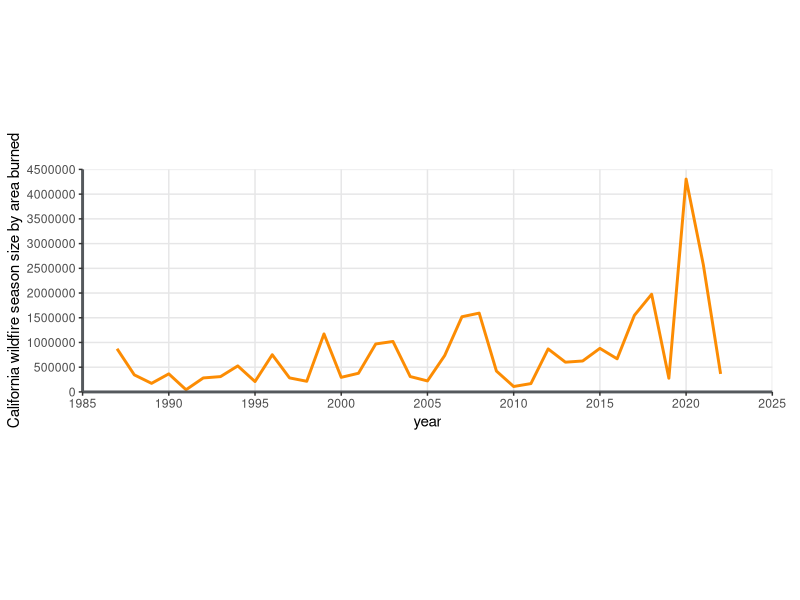
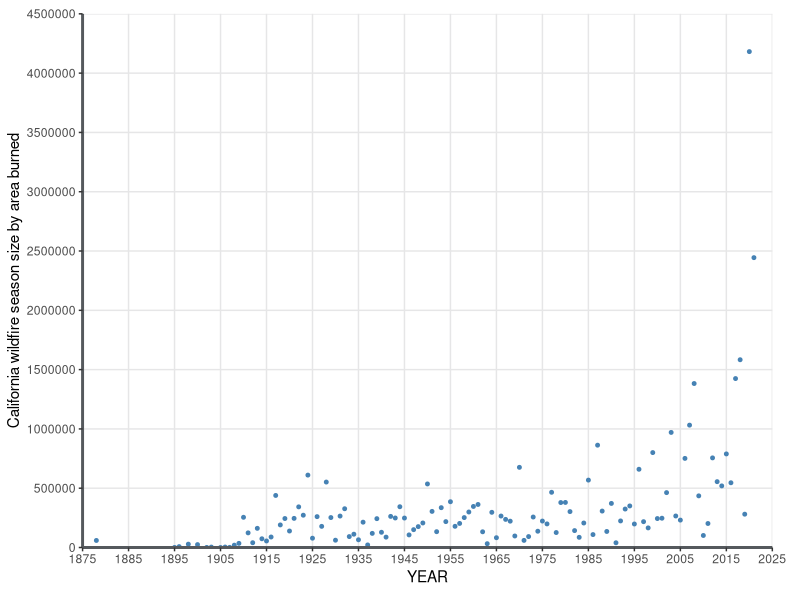
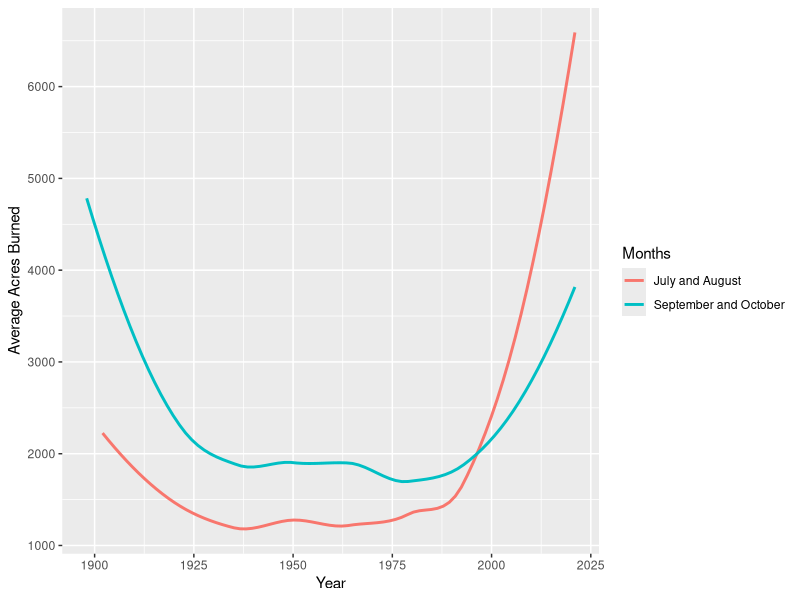
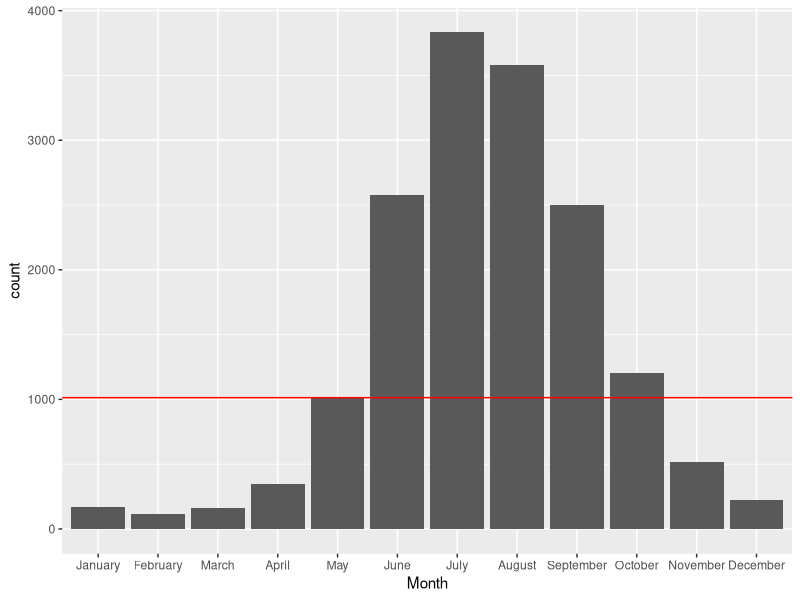
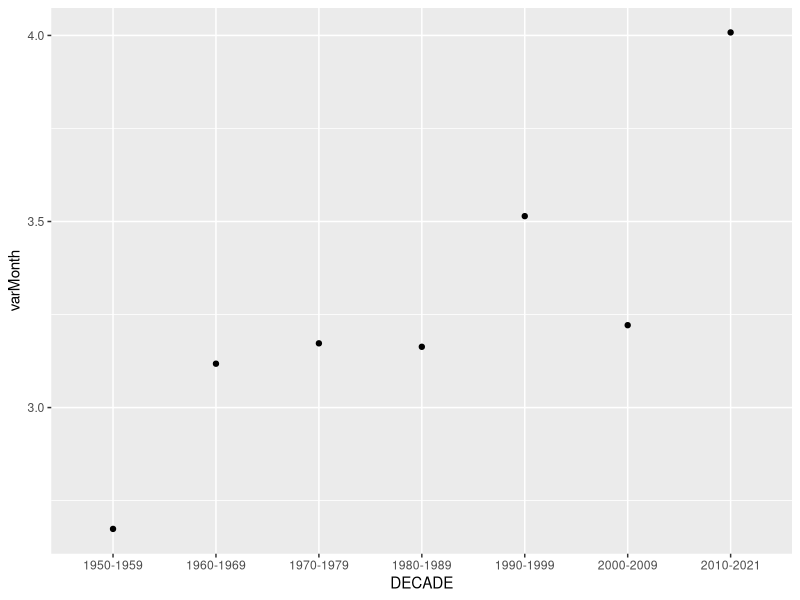

Generate these figures, in order, with R:
## ---- chunk 1
knitr::opts_chunk$set(echo = TRUE)
## ---- chunk 2
library(tidyverse)
library(lubridate)
library(scales)
## ---- chunk 3
# assuming the CSV file is in the same directory as this Rmd file
dat = read_csv(
  file = "California_Fire_Perimeters.csv",
  col_types = list(
    OBJECTID = col_integer(),
    YEAR = col_integer(),
    STATE = col_character(),
    AGENCY = col_character(),
    UNIT_ID = col_character(),
    FIRE_NAME = col_character(),
    INC_NUM = col_character(),
    ALARM_DATE = col_datetime(format = "%Y/%m/%d %H:%M:%S %z"),
    CONT_DATE = col_datetime(format = "%Y/%m/%d %H:%M:%S %z"),
    CAUSE = col_integer(),
    REPORT_AC = col_double(),
    GIS_ACRES = col_double(),
    C_METHOD = col_integer(),
    OBJECTIVE = col_integer(),
    FIRE_NUM = col_character()
  ))
## ---- chunk 4
# auxiliary vector of CAUSE categories
cause_labels = c(
  'Lightning',
  'Equipment Use',
  'Smoking',
  'Campfire',
  'Debris',
  'Railroad',
  'Arson',
  'Playing with Fire',
  'Miscellaneous',
  'Vehicle',
  'Power Line',
  'Firefighter Training',
  'Non-Firefighter Training',
  'Unknown/Unidentified',
  'Structure',
  'Aircraft',
  'Escaped Prescribed Burn'
)

# Cause number 19, i.e., "Illegal Alien Campfire" consolidated with "Campfire".
dat$CAUSE[dat$CAUSE == 19] = 4

# re-encode from numbers to textual categories (and make it into a factor)
dat$CAUSE = factor(dat$CAUSE, labels = cause_labels)
## ---- chunk 5
dat = dat %>% mutate(MONTH = month(ALARM_DATE))
## ---- chunk 6
# duration of a fire (in days)
dat = dat %>% 
  mutate(DURATION = interval(ALARM_DATE, CONT_DATE) / ddays(1))
## ---- chunk 7
# auxiliary vector of decade values (or labels)
decade_labels = paste0(
  seq(from = 1870, to = 2010, by = 10),
  sep = "-",
  c(seq(from = 1879, to = 2009, by = 10), 2021)
)

# categorizing YEAR into decades
dat$DECADE = cut(
  x = dat$YEAR, 
  breaks = c(seq(from = 1870, to = 2010, by = 10), 2022),
  right = FALSE,
  labels = decade_labels)
## ---- chunk 8
# auxiliary vector of MONTH categories
month_labels = c(
  'January',
  'February',
  'March',
  'April',
  'May',
  'June',
  'July',
  'August',
  'September',
  'October',
  'November',
  'December'
)

# re-encode from numbers to textual categories (and make it into a factor column)
dat$MONTH_NAME = factor(dat$MONTH, labels = month_labels)
## ---- chunk 9
# State and the number of entries from that state in this data set.
group_by(dat, STATE) %>% 
  count(STATE) %>% 
  arrange(desc(n))
## ---- chunk 10
min(distinct(dat,YEAR), na.rm = TRUE)
max(distinct(dat,YEAR), na.rm = TRUE)
## ---- chunk 11
max(count(filter(dat, !is.na(YEAR)), YEAR))
## ---- chunk 12
max(dat$DURATION, na.rm = TRUE)
## ---- chunk 13
arrange(count(dat, CAUSE), desc(n))
## ---- chunk 14
# This data set contains fires outside of California, so exclude those.
# Select only the relevant columns to make the table easier to read.
# Rank the fires from most acres burned to least and show only the top 20.
top20 <- dat %>% 
  filter(STATE == 'CA') %>% 
  select(FIRE_NAME, CAUSE, YEAR, ALARM_DATE, GIS_ACRES) %>% 
  arrange(desc(GIS_ACRES)) %>% 
  slice_head(n=20)
top20
## ---- chunk 15
round(sum(filter(dat, as.Date(ALARM_DATE) == '2018-07-27' & (FIRE_NAME == 'RIVER' | FIRE_NAME == 'RANCH'))$GIS_ACRES))
## ---- chunk 16
sum(filter(dat, as.Date(ALARM_DATE) == '2020-08-17' & (FIRE_NAME == 'HENNESSEY' | FIRE_NAME == 'WALBRIDGE' | FIRE_NAME == 'MEYERS')) $GIS_ACRES)
## ---- chunk 17
271911 + 43666
filter(dat, FIRE_NAME == 'RUSH' & YEAR == 2012)$GIS_ACRES
## ---- chunk 18
select(filter(dat, FIRE_NAME == 'WITCH' & YEAR == 2007), GIS_ACRES, REPORT_AC)
## ---- chunk 19
year <- c(1987, 1988, 1989, 1990, 1991, 1992, 1993, 1994, 1995, 1996, 1997, 1998, 1999, 2000, 2001,2002, 2003, 2004, 2005, 2006, 2007, 2008, 2009, 2010, 2011, 2012, 2013, 2014, 2015, 2016, 2017, 2018, 2019, 2020, 2021, 2022)

area_burned <- c(873000, 345000, 173400, 365200, 44200, 282745, 309779, 526219, 209815, 752372, 283885, 215412, 1172850, 295026, 377340, 969890, 1020460, 311024, 222538, 736022, 1520362, 1593690, 422147, 109529, 168545, 869599, 601635, 625540, 880899, 669534, 1548429, 1975086, 277285, 4304379, 2569386, 363939)

tl_data <- data.frame(year, area_burned)
ggplot(tl_data, aes(year, area_burned)) +
  geom_line(color = "#fc8c03", linewidth = 1) +
  labs(y="California wildfire season size by area burned", color = "#55595D") +
  scale_x_continuous(expand = c(0, 0), limits = c(1985, 2025), breaks = seq(1985,2025,5)) +
  scale_y_continuous(expand = c(0, 0), limits = c(0, 4500000), breaks = seq(0, 4500000, 500000), minor_breaks = NULL) +
  theme(aspect.ratio=10/31,
        axis.line = element_line(colour = "#55595D", linewidth = 1),
        panel.background = element_rect(fill = "white"),
        panel.grid.major = element_line(color = "#E6E6E7", linewidth = 0.5),
        plot.margin = margin(t = 0, r = 20, b = 0, l = 5, unit = "pt"))
## ---- chunk 20
#dat_years <- arrange(distinct(filter(dat, !is.na(YEAR)),YEAR),YEAR)
df <- dat %>% 
  group_by(YEAR) %>%
  filter(!is.na(YEAR)) %>% 
  filter(STATE == 'CA') %>%
  summarise(
  total_GIS_ACRES = round(sum(GIS_ACRES))
  )

ggplot(df, aes(x = YEAR, y = total_GIS_ACRES)) +
  geom_point(color = 'steelblue', size = 1) +
  labs(y="California wildfire season size by area burned", color = "#55595D") +
  scale_x_continuous(expand = c(0, 0), limits = c(1875, 2025), breaks = seq(1875,2025,10)) +
  scale_y_continuous(expand = c(0, 0), limits = c(0, 4500000), breaks = seq(0, 4500000, 500000), minor_breaks = NULL) + 
  theme(
        axis.line = element_line(colour = "#55595D", linewidth = 1),
        panel.background = element_rect(fill = "white"),
        panel.grid.major = element_line(color = "#E6E6E7", linewidth = 0.5),
        plot.margin = margin(t = 10, r = 20, b = 10, l = 5, unit = "pt")
        )
## ---- chunk 21
arrange(count(filter(dat, !is.na(MONTH_NAME) & STATE == "CA"), MONTH_NAME), desc(n))
## ---- chunk 22
four_months <- dat %>%
  filter(MONTH_NAME %in% c('July', 'August','September','October')) %>% 
  group_by(MONTH_NAME) %>% 
  summarise(
    GIS_ACRES_SUM = sum(GIS_ACRES),
    GIS_ACRES_MEAN = mean(GIS_ACRES)
  )

arrange(select(four_months, MONTH_NAME, GIS_ACRES_SUM), desc(GIS_ACRES_SUM))
## ---- chunk 23
arrange(select(four_months, MONTH_NAME, GIS_ACRES_MEAN), desc(GIS_ACRES_MEAN))
## ---- chunk 24
July_Aug_Totals <- dat %>% 
  filter(MONTH_NAME %in% c('July', 'August')) %>% 
  select(YEAR, GIS_ACRES, MONTH_NAME) %>% 
  group_by(YEAR) %>% 
  summarise(
    GIS_ACRES_MEAN = mean(GIS_ACRES)
  ) %>% 
  arrange(YEAR) %>% 
  mutate(MONTH_PAIR = 'July and August')
  
Sep_Oct_Totals <- dat %>% 
  filter(MONTH_NAME %in% c('September', 'October')) %>% 
  select(YEAR, GIS_ACRES, MONTH_NAME) %>% 
  group_by(YEAR) %>% 
  summarise(
    GIS_ACRES_MEAN = mean(GIS_ACRES)
  ) %>% 
  arrange(YEAR) %>% 
  mutate(MONTH_PAIR = 'September and October')

month_pairs_df <- union(July_Aug_Totals, Sep_Oct_Totals)

ggplot(month_pairs_df) + 
  geom_smooth(aes(x = YEAR, y = GIS_ACRES_MEAN, color = MONTH_PAIR), 
              method = 'loess', formula = 'y ~ x', se = FALSE) +
  labs(x= "Year", y="Average Acres Burned") +
  guides(color=guide_legend("Months"))
## ---- chunk 25
df <- filter(dat, !is.na(MONTH_NAME) & STATE == "CA")
ggplot(df, aes(MONTH_NAME)) +
  geom_bar() + 
  labs(x= "Month") +
  geom_hline(yintercept=1013, col="red")
## ---- chunk 26
decade_var <- group_by(filter(df, YEAR > 1949), DECADE) %>% 
  summarise(
  varMonth = var(MONTH)) %>% 
  arrange(varMonth)

ggplot(decade_var) +
  geom_point(aes(x = DECADE, y = varMonth))
